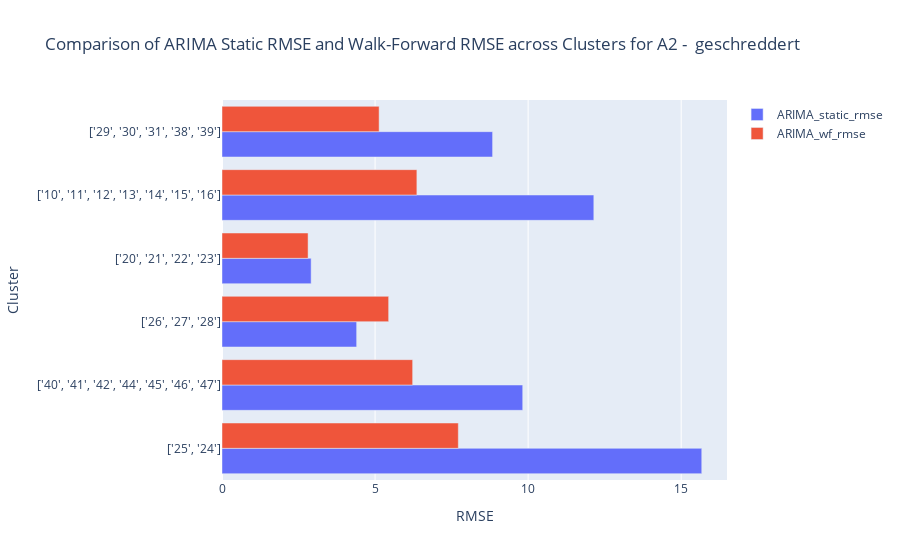
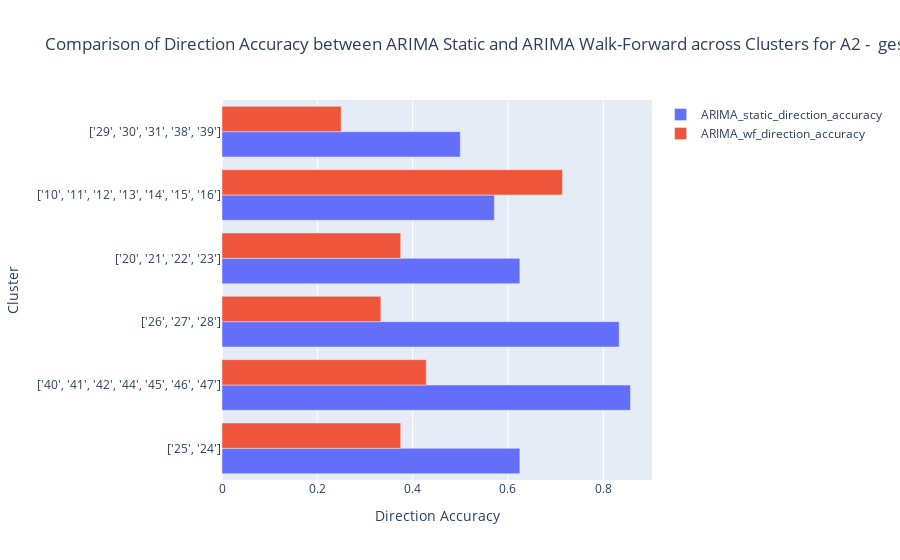
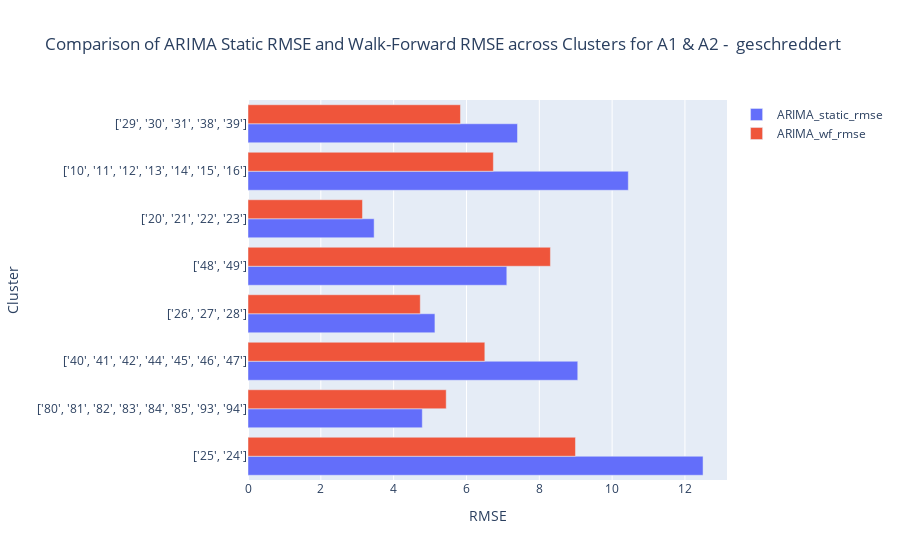
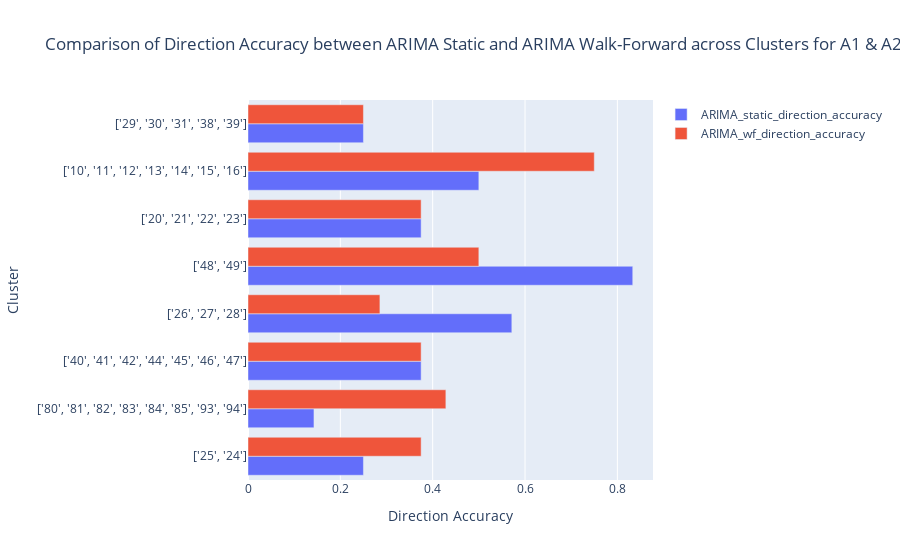

Notebook source saved alongside these figures, in order:
### Code cell
for category in df_metrics['Category'].unique():
    filtered = df_metrics[df_metrics['Category'] == category]
    getRMSEplot(filtered)
    getDirAccplot(filtered)

### Figure 1 — Plotly figure (JSON) as saved in the notebook; plotly's stock layout.template omitted (floating-point values rounded to 4 significant figures)
{"data": [{"name": "ARIMA_static_rmse", "orientation": "h", "type": "bar", "x": [15.67, 9.823, 4.398, 2.912, 12.15, 8.839], "y": ["['25', '24']", "['40', '41', '42', '44', '45', '46', '47']", "['26', '27', '28']", "['20', '21', '22', '23']", "['10', '11', '12', '13', '14', '15', '16']", "['29', '30', '31', '38', '39']"]}, {"name": "ARIMA_wf_rmse", "orientation": "h", "type": "bar", "x": [7.719, 6.228, 5.444, 2.812, 6.366, 5.132], "y": ["['25', '24']", "['40', '41', '42', '44', '45', '46', '47']", "['26', '27', '28']", "['20', '21', '22', '23']", "['10', '11', '12', '13', '14', '15', '16']", "['29', '30', '31', '38', '39']"]}], "layout": {"barmode": "group", "title": {"text": "Comparison of ARIMA Static RMSE and Walk-Forward RMSE across Clusters for A2 -  geschreddert"}, "xaxis": {"title": {"text": "RMSE"}}, "yaxis": {"title": {"text": "Cluster"}}}}

### Figure 2 — Plotly figure (JSON) as saved in the notebook; plotly's stock layout.template omitted (floating-point values rounded to 4 significant figures)
{"data": [{"name": "ARIMA_static_direction_accuracy", "orientation": "h", "type": "bar", "x": [0.625, 0.8571, 0.8333, 0.625, 0.5714, 0.5], "y": ["['25', '24']", "['40', '41', '42', '44', '45', '46', '47']", "['26', '27', '28']", "['20', '21', '22', '23']", "['10', '11', '12', '13', '14', '15', '16']", "['29', '30', '31', '38', '39']"]}, {"name": "ARIMA_wf_direction_accuracy", "orientation": "h", "type": "bar", "x": [0.375, 0.4286, 0.3333, 0.375, 0.7143, 0.25], "y": ["['25', '24']", "['40', '41', '42', '44', '45', '46', '47']", "['26', '27', '28']", "['20', '21', '22', '23']", "['10', '11', '12', '13', '14', '15', '16']", "['29', '30', '31', '38', '39']"]}], "layout": {"barmode": "group", "title": {"text": "Comparison of Direction Accuracy between ARIMA Static and ARIMA Walk-Forward across Clusters for A2 -  geschreddert"}, "xaxis": {"title": {"text": "Direction Accuracy"}}, "yaxis": {"title": {"text": "Cluster"}}}}

### Figure 3 — Plotly figure (JSON) as saved in the notebook; plotly's stock layout.template omitted (floating-point values rounded to 4 significant figures)
{"data": [{"name": "ARIMA_static_rmse", "orientation": "h", "type": "bar", "x": [12.5, 4.786, 9.056, 5.134, 7.108, 3.464, 10.44, 7.401], "y": ["['25', '24']", "['80', '81', '82', '83', '84', '85', '93', '94']", "['40', '41', '42', '44', '45', '46', '47']", "['26', '27', '28']", "['48', '49']", "['20', '21', '22', '23']", "['10', '11', '12', '13', '14', '15', '16']", "['29', '30', '31', '38', '39']"]}, {"name": "ARIMA_wf_rmse", "orientation": "h", "type": "bar", "x": [8.993, 5.443, 6.504, 4.731, 8.305, 3.144, 6.738, 5.835], "y": ["['25', '24']", "['80', '81', '82', '83', '84', '85', '93', '94']", "['40', '41', '42', '44', '45', '46', '47']", "['26', '27', '28']", "['48', '49']", "['20', '21', '22', '23']", "['10', '11', '12', '13', '14', '15', '16']", "['29', '30', '31', '38', '39']"]}], "layout": {"barmode": "group", "title": {"text": "Comparison of ARIMA Static RMSE and Walk-Forward RMSE across Clusters for A1 & A2 -  geschreddert"}, "xaxis": {"title": {"text": "RMSE"}}, "yaxis": {"title": {"text": "Cluster"}}}}

### Figure 4 — Plotly figure (JSON) as saved in the notebook; plotly's stock layout.template omitted (floating-point values rounded to 4 significant figures)
{"data": [{"name": "ARIMA_static_direction_accuracy", "orientation": "h", "type": "bar", "x": [0.25, 0.1429, 0.375, 0.5714, 0.8333, 0.375, 0.5, 0.25], "y": ["['25', '24']", "['80', '81', '82', '83', '84', '85', '93', '94']", "['40', '41', '42', '44', '45', '46', '47']", "['26', '27', '28']", "['48', '49']", "['20', '21', '22', '23']", "['10', '11', '12', '13', '14', '15', '16']", "['29', '30', '31', '38', '39']"]}, {"name": "ARIMA_wf_direction_accuracy", "orientation": "h", "type": "bar", "x": [0.375, 0.4286, 0.375, 0.2857, 0.5, 0.375, 0.75, 0.25], "y": ["['25', '24']", "['80', '81', '82', '83', '84', '85', '93', '94']", "['40', '41', '42', '44', '45', '46', '47']", "['26', '27', '28']", "['48', '49']", "['20', '21', '22', '23']", "['10', '11', '12', '13', '14', '15', '16']", "['29', '30', '31', '38', '39']"]}], "layout": {"barmode": "group", "title": {"text": "Comparison of Direction Accuracy between ARIMA Static and ARIMA Walk-Forward across Clusters for A1 & A2 -  geschreddert"}, "xaxis": {"title": {"text": "Direction Accuracy"}}, "yaxis": {"title": {"text": "Cluster"}}}}
